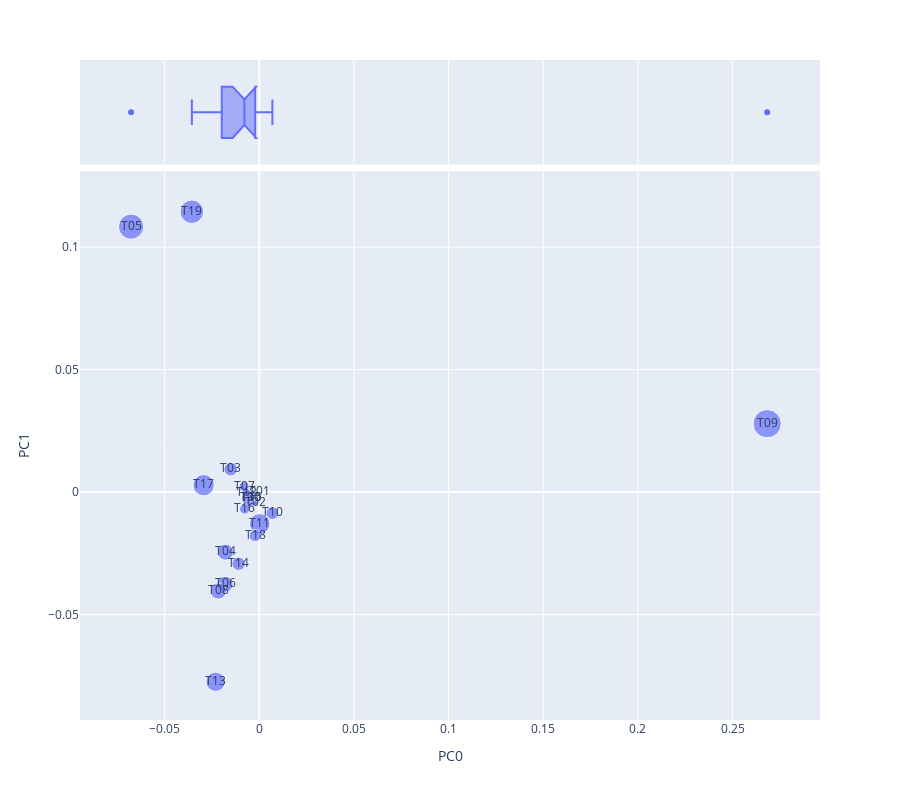

Source (notebook cell):
### Code cell
def vis_loadings(LOADINGS, a=0, b=1, hover_name='topic_num'):
    return px.scatter(LOADINGS.reset_index(), f"PC{a}", f"PC{b}", 
                      text='topic_id', hover_name='top_terms',
                      size = "doc_weight_sum",
                    #    color='max_pos_group', 
                      marginal_x='box', height=800)


vis_loadings(LOADINGS, 0, 1)
# LOADINGS

### Figure 1 — Plotly figure (JSON) as saved in the notebook; plotly's stock layout.template omitted (floating-point values rounded to 4 significant figures)
{"data": [{"hovertemplate": "<b>%{hovertext}</b><br><br>PC0=%{x}<br>PC1=%{y}<br>doc_weight_sum=%{marker.size}<br>topic_id=%{text}<extra></extra>", "hovertext": ["words race kings peace earth battle virtue", "attachments swans creature possessions steps contact contentment", "deities gods god goddess worlds beings form", "sacrifice sacrifices earth kings gods monarch history", "person life duties wealth persons man world", "daughter wife father monarch time race earth", "words race foremost grief monarch penances kings", "monkeys death mother forest children words house", "gods world virtue man earth lord food", "battle arrows shafts car steeds warriors elephants", "battle monarch words mace troops earth camp", "gods energy creatures weapons lord foremost weapon", "snakes snake grief words gods creatures curse", "acts knowledge creatures mind senses body viz", "deities gifts man food person creatures gift", "sacrifice qualities foremost race words mind hero", "tirtha merit gods race sacrifice mountain tirthas", "city mighty lord words arms car success", "grief battle hero slain heroes ladies ground", "kings race monarch wealth foes bull foremost"], "legendgroup": "", "marker": {"color": "#636efa", "size": [5.421, 0.006521, 0.5465, 3.391, 4.777, 11.78, 4.708, 1.971, 4.845, 14.77, 3.089, 7.767, 1.346, 6.913, 3.324, 1.0, 1.991, 8.404, 2.701, 10.25], "sizemode": "area", "sizeref": 0.03692, "symbol": "circle"}, "mode": "markers+text", "name": "", "orientation": "v", "showlegend": false, "text": ["T00", "T01", "T02", "T03", "T04", "T05", "T06", "T07", "T08", "T09", "T10", "T11", "T12", "T13", "T14", "T15", "T16", "T17", "T18", "T19"], "type": "scatter", "x": [-0.004854, -2.655e-05, -0.002128, -0.01511, -0.01789, -0.0677, -0.018, -0.008002, -0.02167, 0.2683, 0.006924, 0.0002635, -0.00689, -0.0231, -0.01094, -0.004146, -0.007743, -0.02941, -0.002215, -0.03563], "xaxis": "x", "y": [-0.002439, 6.325e-06, -0.00451, 0.009307, -0.02452, 0.1083, -0.03758, 0.002168, -0.04038, 0.02793, -0.008606, -0.01298, -0.0002843, -0.07744, -0.02927, -0.002302, -0.006896, 0.002811, -0.01781, 0.1144], "yaxis": "y"}, {"alignmentgroup": "True", "hovertemplate": "<b>%{hovertext}</b><br><br>PC0=%{x}<extra></extra>", "hovertext": ["words race kings peace earth battle virtue", "attachments swans creature possessions steps contact contentment", "deities gods god goddess worlds beings form", "sacrifice sacrifices earth kings gods monarch history", "person life duties wealth persons man world", "daughter wife father monarch time race earth", "words race foremost grief monarch penances kings", "monkeys death mother forest children words house", "gods world virtue man earth lord food", "battle arrows shafts car steeds warriors elephants", "battle monarch words mace troops earth camp", "gods energy creatures weapons lord foremost weapon", "snakes snake grief words gods creatures curse", "acts knowledge creatures mind senses body viz", "deities gifts man food person creatures gift", "sacrifice qualities foremost race words mind hero", "tirtha merit gods race sacrifice mountain tirthas", "city mighty lord words arms car success", "grief battle hero slain heroes ladies ground", "kings race monarch wealth foes bull foremost"], "legendgroup": "", "marker": {"color": "#636efa", "symbol": "circle"}, "name": "", "notched": true, "offsetgroup": "", "showlegend": false, "type": "box", "x": [-0.004854, -2.655e-05, -0.002128, -0.01511, -0.01789, -0.0677, -0.018, -0.008002, -0.02167, 0.2683, 0.006924, 0.0002635, -0.00689, -0.0231, -0.01094, -0.004146, -0.007743, -0.02941, -0.002215, -0.03563], "xaxis": "x2", "yaxis": "y2"}], "layout": {"height": 800, "legend": {"itemsizing": "constant", "tracegroupgap": 0}, "margin": {"t": 60}, "xaxis": {"anchor": "y", "domain": [0, 1], "title": {"text": "PC0"}}, "xaxis2": {"anchor": "y2", "domain": [0, 1], "matches": "x", "showgrid": true, "showticklabels": false}, "yaxis": {"anchor": "x", "domain": [0, 0.8316], "title": {"text": "PC1"}}, "yaxis2": {"anchor": "x2", "domain": [0.8416, 1], "matches": "y2", "showgrid": false, "showline": false, "showticklabels": false, "ticks": ""}}}
